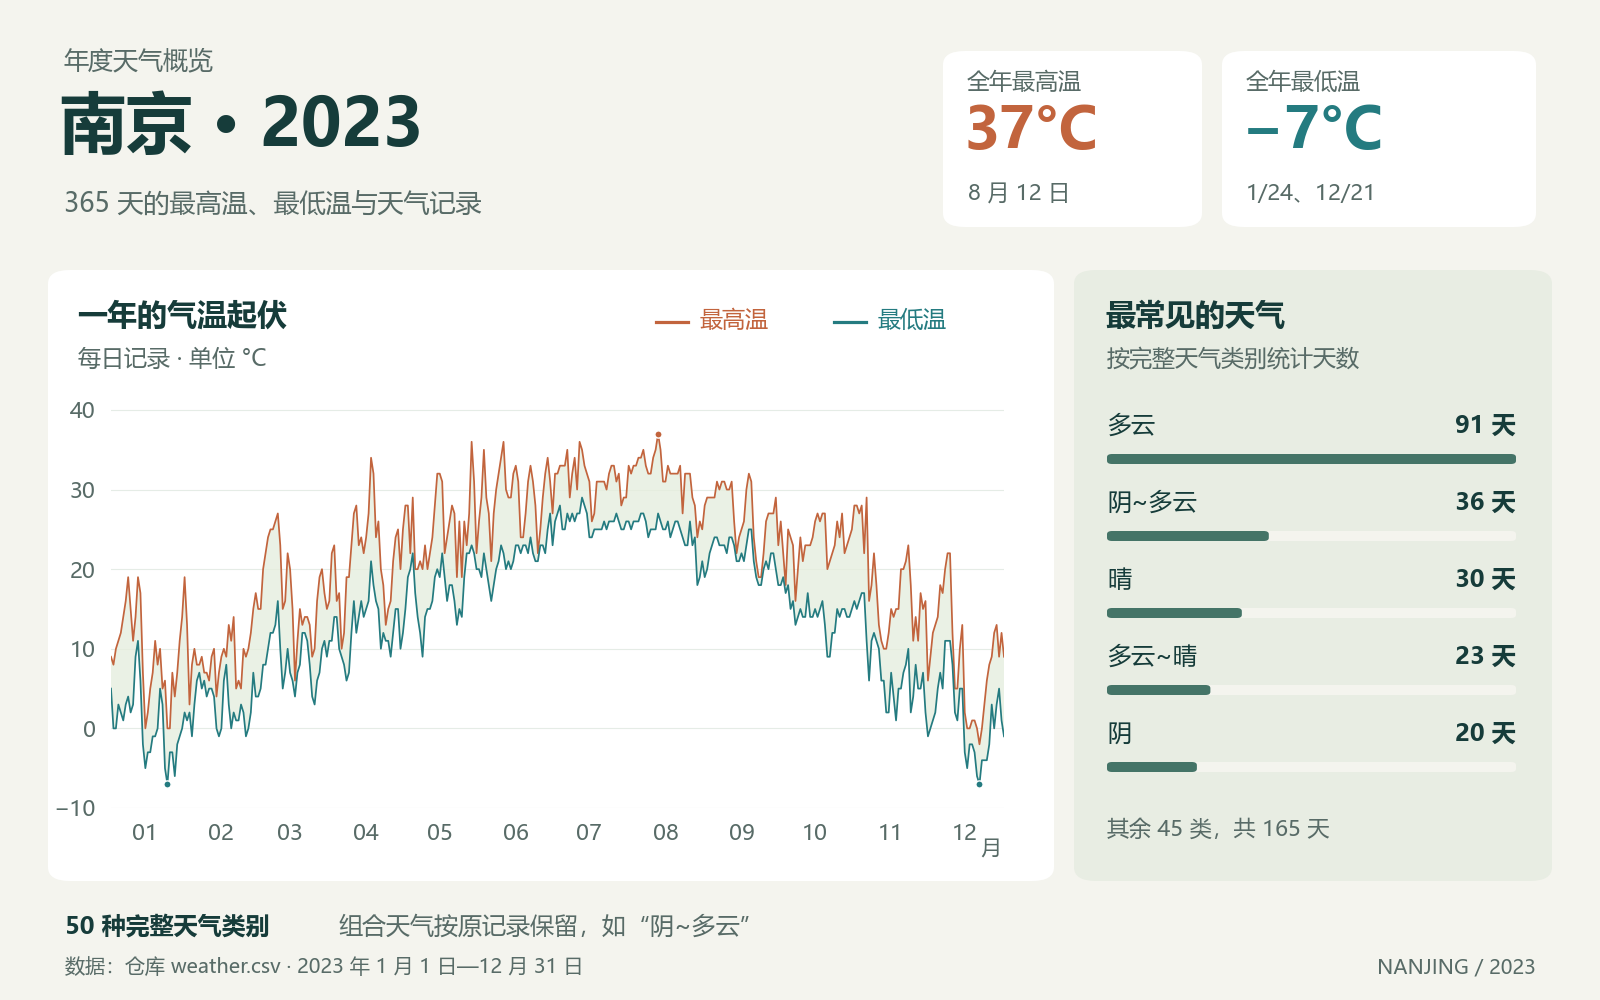

This figure's Python source:
r"""从仓库中的 2023 年归档记录复现 README 配图。

在仓库根目录运行：
python -B assets\readme-weather-overview.py --font C:\Windows\Fonts\msyh.ttc --bold-font C:\Windows\Fonts\msyhbd.ttc

此脚本固定展示归档 CSV，不依赖业务包；通用数据加载与校验仍由业务包负责。
输入校验值按 LF 换行归一化，兼容相同数据的 LF/CRLF 检出。
核对新版本后可用 --source-sha256 显式更改该校验值。
"""

from __future__ import annotations

import argparse
from collections import Counter
import csv
from datetime import date, datetime
from hashlib import sha256
from io import StringIO
import json
from pathlib import Path
import warnings

import matplotlib

matplotlib.use("Agg")
import matplotlib.dates as mdates
from matplotlib.font_manager import FontProperties
from matplotlib.ft2font import FT2Font
from matplotlib.lines import Line2D
from matplotlib.patches import FancyBboxPatch
import matplotlib.pyplot as plt

ROOT = Path(__file__).resolve().parents[1]
SOURCE_SHA256 = "21cdd59ac547450d3a1dbd702840f30fd256c7c3551c6ac3212e1d6c47c5d5f1"
WIDTH, HEIGHT, DPI = 1600, 1000, 100
COLORS = {
    "background": "#F4F4EE",
    "paper": "#FFFFFF",
    "ink": "#163C3A",
    "secondary": "#586B67",
    "muted": "#71817A",
    "grid": "#E5ECE6",
    "high": "#C2643D",
    "low": "#247B80",
    "range": "#E5EEDE",
    "side": "#E8EDE3",
    "bar": "#447467",
}


def source_digest(raw: bytes) -> str:
    """仅统一 CRLF/LF 换行，保持其余数据字节不变。"""
    return sha256(raw.replace(b"\r\n", b"\n")).hexdigest()


def temperature_label(value: int) -> str:
    """使用宽度明确的数学负号，避免短横线在缩图中难以辨认。"""
    return f"{value}°C".replace("-", "−")


def read_snapshot(source: Path, expected_sha256: str):
    """校验固定归档的版本，再将四列映射为绘图所需的序列。"""
    raw = source.read_bytes()
    source_hash = source_digest(raw)
    if source_hash != expected_sha256:
        raise ValueError("weather.csv 与指定版本不符；核对数据后可用 --source-sha256 显式指定校验值")
    rows = csv.DictReader(StringIO(raw.decode("gb18030")))
    records = tuple(sorted(
        (datetime.strptime(row["日期"], "%Y/%m/%d").date(),
         int(row["最高气温"]), int(row["最低气温"]), row["天气"])
        for row in rows
    ))
    return records, source_hash


def overview(records, regular_font: Path, bold_font: Path):
    """布局用像素表达，使导出的文字和间距保持稳定。"""
    regular_glyphs = FT2Font(str(regular_font)).get_charmap()
    bold_glyphs = FT2Font(str(bold_font)).get_charmap()
    fonts = {
        False: FontProperties(fname=str(regular_font)),
        True: FontProperties(fname=str(bold_font)),
    }
    fig = plt.figure(figsize=(WIDTH / DPI, HEIGHT / DPI), dpi=DPI)
    fig.patch.set_facecolor(COLORS["background"])

    def label(x, y, text, size=24, color="ink", bold=False, **kwargs):
        glyphs = bold_glyphs if bold else regular_glyphs
        missing = {char for char in text if not char.isspace() and ord(char) not in glyphs}
        if missing:
            raise ValueError(f"中文字体缺少字符：{''.join(sorted(missing))}")
        return fig.text(
            x / WIDTH, 1 - y / HEIGHT, text,
            fontsize=size * 72 / DPI, fontproperties=fonts[bold],
            color=COLORS.get(color, color), va="top", **kwargs,
        )

    def panel(x, y, width, height, color, radius=22):
        shape = FancyBboxPatch(
            (x / WIDTH, 1 - (y + height) / HEIGHT),
            width / WIDTH, height / HEIGHT,
            boxstyle=f"round,pad=0,rounding_size={radius / WIDTH}",
            transform=fig.transFigure, linewidth=0,
            facecolor=COLORS[color], zorder=0,
        )
        fig.add_artist(shape)

    days, highs, lows, weather = zip(*records)
    maximum, minimum = max(highs), min(lows)
    warmest_days = [day for day, high in zip(days, highs) if high == maximum]
    coldest_days = [day for day, low in zip(days, lows) if low == minimum]
    counts = Counter(weather)
    top_five = sorted(counts.items(), key=lambda item: (-item[1], item[0]))[:5]

    label(64, 48, "年度天气概览", size=25, color="secondary")
    label(60, 93, "南京 · 2023", size=66, bold=True)
    label(64, 191, f"{len(records)} 天的最高温、最低温与天气记录", size=26, color="secondary")

    panel(943, 51, 259, 176, "paper")
    panel(1222, 51, 314, 176, "paper")
    label(967, 70, "全年最高温", size=23, color="secondary")
    label(963, 103, temperature_label(maximum), size=58, color="high", bold=True)
    label(968, 183, "、".join(f"{d.month} 月 {d.day} 日" for d in warmest_days), size=22, color="secondary")
    label(1246, 70, "全年最低温", size=23, color="secondary")
    label(1241, 103, temperature_label(minimum), size=58, color="low", bold=True)
    label(1246, 183, "、".join(f"{d.month}/{d.day}" for d in coldest_days), size=22, color="secondary")

    panel(48, 270, 1006, 611, "paper")
    panel(1074, 270, 478, 611, "side")
    label(77, 300, "一年的气温起伏", size=30, bold=True)
    label(78, 347, "每日记录 · 单位 °C", size=23, color="secondary")
    label(700, 308, "最高温", size=23, color="high")
    label(878, 308, "最低温", size=23, color="low")
    for x, color in ((656, "high"), (834, "low")):
        fig.add_artist(Line2D(
            [x / WIDTH, (x + 32) / WIDTH], [1 - 322 / HEIGHT] * 2,
            transform=fig.transFigure, color=COLORS[color], linewidth=2.3,
        ))

    with plt.rc_context({"axes.unicode_minus": False}):
        ax = fig.add_axes([111 / WIDTH, 192 / HEIGHT, 893 / WIDTH, 406 / HEIGHT])
        ax.set_facecolor(COLORS["paper"])
        ax.fill_between(days, lows, highs, facecolor=COLORS["range"], alpha=.78, linewidth=0)
        ax.plot(days, highs, color=COLORS["high"], linewidth=1.25, solid_joinstyle="round")
        ax.plot(days, lows, color=COLORS["low"], linewidth=1.25, solid_joinstyle="round")
        ax.scatter(warmest_days, [maximum] * len(warmest_days), color=COLORS["high"], s=27, edgecolors="white", linewidths=1, zorder=4)
        ax.scatter(coldest_days, [minimum] * len(coldest_days), color=COLORS["low"], s=27, edgecolors="white", linewidths=1, zorder=4)
        ax.set_xlim(date(2023, 1, 1), date(2023, 12, 31))
        ax.set_ylim(-10, 41)
        ax.set_yticks([-10, 0, 10, 20, 30, 40])
        ax.xaxis.set_major_locator(mdates.MonthLocator(bymonthday=15))
        ax.xaxis.set_major_formatter(mdates.DateFormatter("%m"))
        ax.grid(axis="y", color=COLORS["grid"], linewidth=.8)
        ax.set_axisbelow(True)
        ax.tick_params(axis="both", labelsize=22 * 72 / DPI, length=0, pad=11, colors=COLORS["secondary"])
        for tick in [*ax.get_xticklabels(), *ax.get_yticklabels()]:
            tick.set_fontproperties(fonts[False])
            tick.set_fontsize(22 * 72 / DPI)
        for spine in ax.spines.values():
            spine.set_visible(False)
    label(1001, 838, "月", size=21, color="secondary", ha="right")

    label(1106, 300, "最常见的天气", size=30, bold=True)
    label(1107, 347, "按完整天气类别统计天数", size=23, color="secondary")
    for index, (weather, count) in enumerate(top_five):
        top = 414 + index * 77
        label(1107, top, weather, size=24)
        label(1516, top, f"{count} 天", size=24, bold=True, ha="right")
        panel(1107, top + 40, 409, 10, "background", radius=5)
        panel(1107, top + 40, 409 * count / top_five[0][1], 10, "bar", radius=5)
    remaining = len(records) - sum(count for _, count in top_five)
    label(1107, 819, f"其余 {len(counts) - 5} 类，共 {remaining} 天", size=22, color="secondary")

    label(65, 915, f"{len(counts)} 种完整天气类别", size=24, bold=True)
    label(338, 915, "组合天气按原记录保留，如“阴~多云”", size=24, color="secondary")
    label(65, 958, "数据：仓库 weather.csv · 2023 年 1 月 1 日—12 月 31 日", size=20, color="secondary")
    label(1536, 958, "NANJING / 2023", size=20, color="secondary", ha="right")
    return fig, {
        "records": len(records), "weather_categories": len(counts),
        "maximum_c": maximum, "maximum_dates": [str(day) for day in warmest_days],
        "minimum_c": minimum, "minimum_dates": [str(day) for day in coldest_days],
        "top_five_weather": top_five, "remaining_weather_days": remaining,
    }


def main():
    parser = argparse.ArgumentParser(description=__doc__)
    parser.add_argument("--font", required=True, type=Path)
    parser.add_argument("--bold-font", required=True, type=Path)
    parser.add_argument("--source-sha256", default=SOURCE_SHA256, help="CSV 按 LF 归一化后的 SHA-256")
    args = parser.parse_args()
    source = ROOT / "weather.csv"
    output = Path(__file__).with_suffix(".png")
    records, source_hash = read_snapshot(source, args.source_sha256)
    with warnings.catch_warnings():
        warnings.filterwarnings("error", message="Glyph .* missing from.*")
        figure, stats = overview(records, args.font, args.bold_font)
        figure.savefig(output, dpi=DPI, facecolor=figure.get_facecolor(), metadata={
            "Title": "南京 2023 年天气概览",
            "Description": f"Source: weather.csv; SHA256 (LF normalized): {source_hash}; daily observations without smoothing",
        })
        plt.close(figure)
    if source_digest(source.read_bytes()) != source_hash:
        raise RuntimeError("输入数据在绘图过程中发生变化")
    print(json.dumps({"output": str(output), "size": [WIDTH, HEIGHT], "source_sha256_lf": source_hash, **stats}, ensure_ascii=False))


if __name__ == "__main__":
    main()
